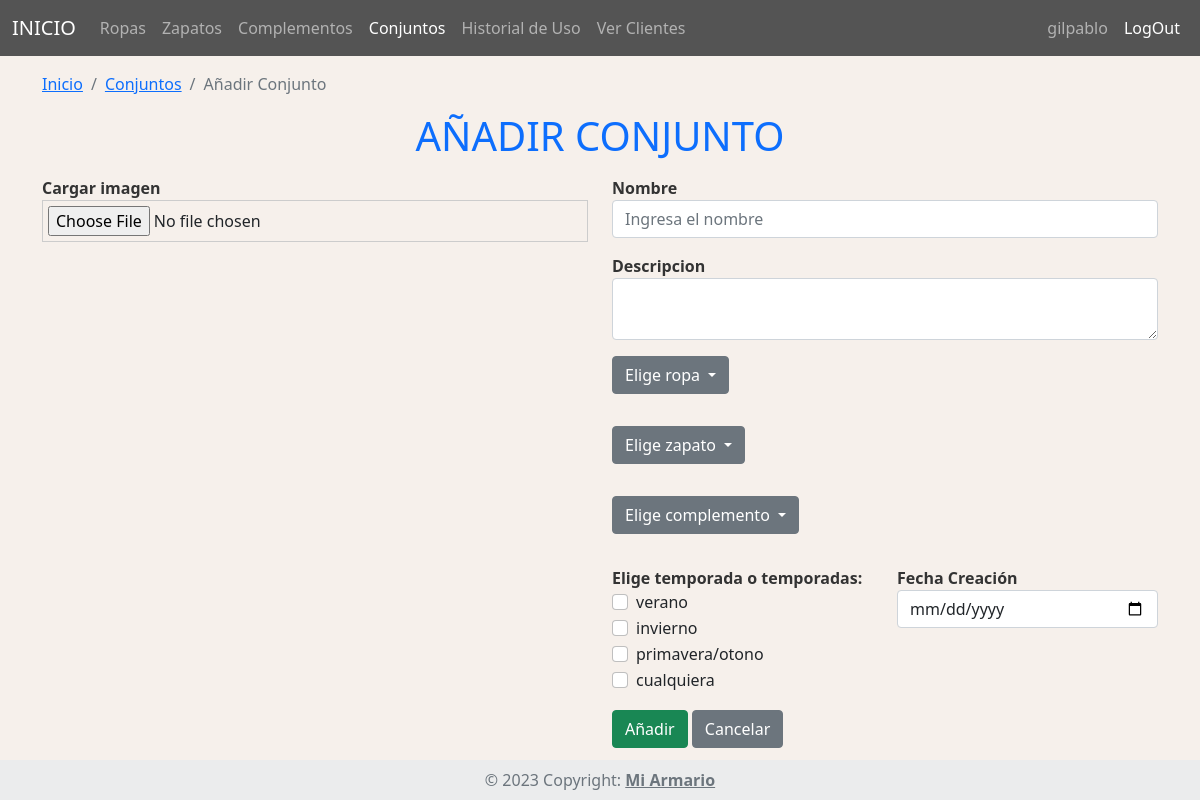
/miArmario/conjunto/add_conjunto (signed in), run on the app's committed database.
### tables this page shows
CREATE TABLE `temporada` (
  `id` int(11) NOT NULL,
  `nombre` varchar(40) NOT NULL
);

### miArmario/App/librerias/Core.php (called while the page is built, shortened)
<?php
class Core{
    protected $metodoActual = 'index';
    public function __construct(){
        $url = $this->getUrl();
        if(isset($url[0])){
			if(file_exists('../App/controladores/'.ucwords($url[0]).'.php')){
				unset($url[0]);
			}
		}
		$this->controladorActual = new $this->controladorActual;
        if(isset($url[1])){
            if(method_exists($this->controladorActual,$url[1])){
                $this->metodoActual = $url[1];
                unset($url[1]);
            }
        }
		$this->parametros = $url ? array_values($url) : [];
		call_user_func_array([$this->controladorActual,$this->metodoActual], $this->parametros);
    }
    public function getUrl(){
        if(isset($_GET['url'])){
            $url = ltrim($_GET['url'],'/');
            $url = filter_var($url,FILTER_SANITIZE_URL);
            $url = explode('/',$url);
            return $url;
        }
    }
}

### miArmario/public/index.php (called while the page is built, shortened)
<?php
$iniciar = new Core;

### miArmario/App/librerias/Base.php (called while the page is built, shortened)
<?php
    class Base {
        private $host = DB_HOST;
        private $usuario = DB_USUARIO;
        private $password = DB_PASSWORD;
        private $nombre_base = DB_NOMBRE;
        private $charset = 'utf8mb4';
        private $dbh;
        private $stmt;
        public function __construct(){
            $dsn = "mysql:host=$this->host;dbname=$this->nombre_base;charset=$this->charset";
            $opciones = array(
                PDO::ATTR_PERSISTENT => true,
                PDO::ATTR_ERRMODE => PDO::ERRMODE_EXCEPTION
            );
            try {
                $this->dbh = new PDO($dsn, $this->usuario, $this->password, $opciones);
            } catch (PDOException $e) {
                $this->error = $e->getMessage();
                echo $this->error;
            }
        }
        public function query($sql){
            $this->stmt = $this->dbh->prepare($sql);
        }
        public function bind($parametro,$valor,$tipo = null){
            if (is_null($tipo)) {
                switch (true) {
                    default:
                        $tipo = PDO::PARAM_STR;
                        break;
                }
            }
            $this->stmt->bindValue($parametro,$valor,$tipo);
        }
        public function execute(){
            return $this->stmt->execute();
        }
        public function registros(){
            $this->execute();
            return $this->stmt->fetchAll(PDO::FETCH_OBJ);
        }
    }

### miArmario/App/modelos/ConjuntoModelo.php (called while the page is built, shortened)
<?php
class ConjuntoModelo {
    private $db;
    public function __construct(){
        $this->db = new Base;
    }
    public function getPrendas($id_usuario){
        $this->db->query("SELECT * FROM prenda where id_usuario = :id_usuario;");
        $this->db->bind(':id_usuario', trim($id_usuario));
        return $this->db->registros();
    }
    public function getRopaSubcategorias(){
        $this->db->query("SELECT * FROM subcategoria WHERE id_categoria  = 1;");
        return $this->db->registros();
    }
    public function getZapatosSubcategorias(){
        $this->db->query("SELECT * FROM subcategoria WHERE id_categoria  = 2;");
        return $this->db->registros();
    }
    public function getComplementosSubcategorias(){
        $this->db->query("SELECT * FROM subcategoria WHERE id_categoria  = 3;");
        return $this->db->registros();
    }
    public function getTemporadas(){
        $this->db->query("SELECT * FROM temporada;");
        return $this->db->registros();
    }
}

### miArmario/App/vistas/conjuntos/addConjunto.php (the view, shortened to what this page needs)
<?php require_once RUTA_APP.'/vistas/inc/header.php' ?>
<div class="container">
    <nav aria-label="breadcrumb">
        <ol class="breadcrumb">
            <li class="breadcrumb-item"><a href="<?php echo RUTA_URL ?>">Inicio</a></li>
            <li class="breadcrumb-item"><a href="<?php echo RUTA_URL ?>/conjunto">Conjuntos</a></li>
            <li class="breadcrumb-item active" aria-current="page">Añadir Conjunto</li>
        </ol>
    </nav>
    <div class="col-12">
        <h1 class="mb-3 text-primary text-center">AÑADIR CONJUNTO</h1>
    </div>
    <form method="post" enctype="multipart/form-data">
        <div class="row">
            <div class="col-6">
                <label for="imagenConjunto" style="font-weight: bold; color: #333;">Cargar imagen</label>
                <input type="file" class="form-control-file" name="imagenConjunto" id="imagenConjunto" style="border: 1px solid #ccc; padding: 5px; width: 100%;">
            </div>
            <div class="col-6">
                <div class="row">
                    <div class="col-12 mb-3">
                        <label for="nombre" style="font-weight: bold; color: #333;">Nombre</label>
                        <input type="text" class="form-control" name="nombreConjunto" id="nombreConjunto" placeholder="Ingresa el nombre">
                    </div>
                    <div class="col-12 mb-3">
                        <label for="descripcion" style="font-weight: bold; color: #333;">Descripcion</label>
                        <textarea class="form-control" id="descripcionConjunto" name="descripcionConjunto"></textarea>
                    </div>
                    <div class="col-12 mb-3">
                        <div class="form-group">
                            <div class="dropdown">
                                <button class="btn btn-secondary dropdown-toggle" type="button" id="dropRop" data-toggle="dropdown" aria-haspopup="true" aria-expanded="false">
                                    Elige ropa
                                </button>
                            </div>
                        </div>
                    </div>
                    <div class="col-12 mb-3">
                        <div class="form-group">
                            <div class="dropdown">
                                <button class="btn btn-secondary dropdown-toggle" type="button" id="dropZap" data-toggle="dropdown" aria-haspopup="true" aria-expanded="false">
                                    Elige zapato
                                </button>
                            </div>
                        </div>
                    </div>
                    <div class="col-12 mb-3">
                        <div class="form-group">
                            <div class="dropdown">
                                <button class="btn btn-secondary dropdown-toggle" type="button" id="dropComp" data-toggle="dropdown" aria-haspopup="true" aria-expanded="false">
                                    Elige complemento
                                </button>
                            </div>
                        </div>
                    </div>
                    <div class="col-6 mb-3">
                        <div class="form-group">
                            <label for="checkboxes" style="font-weight: bold; color: #333;">Elige temporada o temporadas:</label>
                            <?php foreach ($datos["temporadas"] as $temporada) : ?>
                                <div class="form-check">
                                    <input class="form-check-input" type="checkbox" id="temporada-<?php echo $temporada->id ?>" name="temporadas[]" value="<?php echo $temporada->id ?>">
                                    <label class="form-check-label" for="temporada-<?php echo $temporada->id ?>"><?php echo $temporada->nombre ?></label>
                                </div>
                            <?php endforeach ?>
                        </div>
                    </div>
                    <div class="col-6 mb-3">
                        <label for="fecha_creacionConjunto" style="font-weight: bold; color: #333;">Fecha Creación</label>
                        <input type="date" class="form-control" id="fecha_creacionConjunto" name="fecha_creacionConjunto">
                    </div>
                    <div class="col-12">
                        <button type="submit" class="btn btn-success" data-bs-dismiss="modal">
                            Añadir
                        </button>
                        <a href="<?php echo RUTA_URL ?>/conjunto" class="btn btn-secondary">Cancelar</a>
                    </div>
                </div>
            </div>
        </div>
    </form>
</div>
<?php require_once RUTA_APP.'/vistas/inc/footer.php' ?>

### miArmario/public/css/estilos.css (style rules this page uses)
body { background-repeat: no-repeat; background-size: cover; }

### data on the page
temporada: nombre "verano"
temporada: nombre "invierno"
temporada: nombre "primavera/otono"
temporada: nombre "cualquiera"

### other printed values
$datos['usuarioSesion']->username "gilpablo"
